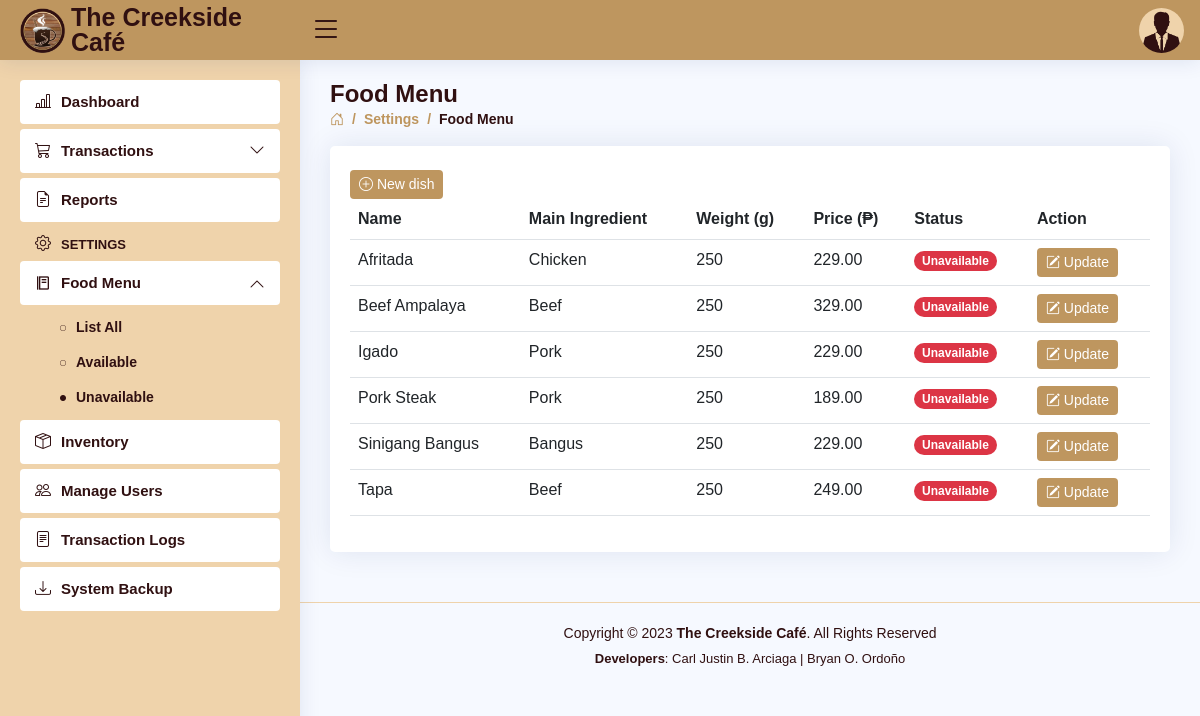
Before: /settings-foodmenu-UN.php (signed in) with the older database file.
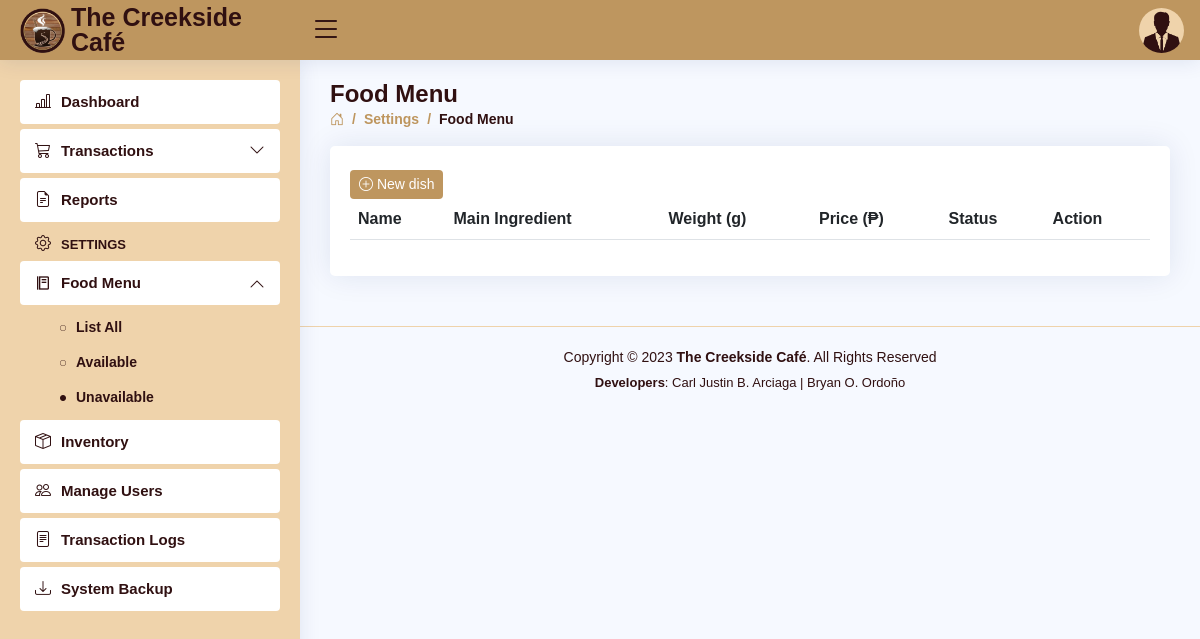
After: the same page with the newer database file.
### tables this page shows
CREATE TABLE `users` (
  `user_id` int(11) NOT NULL AUTO_INCREMENT,
  `role` varchar(5) DEFAULT NULL,
  `fname` varchar(30) DEFAULT NULL,
  `mname` varchar(30) DEFAULT NULL,
  `lname` varchar(30) DEFAULT NULL,
  `bdate` date DEFAULT NULL,
  `sex` varchar(6) DEFAULT NULL,
  `province` varchar(15) DEFAULT NULL,
  `municipality` varchar(30) DEFAULT NULL,
  `barangay` varchar(30) DEFAULT NULL,
  `contact_no` varchar(11) DEFAULT NULL,
  `email` varchar(50) DEFAULT NULL,
  `username` varchar(50) DEFAULT NULL,
  `password` varchar(50) DEFAULT NULL,
  PRIMARY KEY (`user_id`)
);

CREATE TABLE `dishes` (
  `dish_id` int(2) NOT NULL AUTO_INCREMENT,
  `dish_name` varchar(30) DEFAULT NULL,
  `main_` varchar(15) DEFAULT NULL,
  `weight` int(4) DEFAULT NULL,
  `price` decimal(10,2) DEFAULT NULL,
  `status` varchar(11) DEFAULT NULL,
  PRIMARY KEY (`dish_id`)
);

### settings-foodmenu-UN.php (the view, shortened to what this page needs)
<!DOCTYPE html>
<html lang="en">
<head>
  <?php
  include 'includes/links.php';
  include 'includes/header.php';
  include 'includes/sidebar-UN.php';
  $role = $_SESSION['role'];
  ?>
</head>
<body>
  <main id="main" class="main">
    <div class="pagetitle">
      <h1>Food Menu</h1>
      <nav>
        <ol class="breadcrumb">
          <li class="breadcrumb-item"><a href="dashboard.php"><i class="bi bi-house-door"></i></a></li>
          <li class="breadcrumb-item">Settings</li>
          <li class="breadcrumb-item active">Food Menu</li>
        </ol>
      </nav>
    </div>
    <section class="section dish">
      <div class="card">
        <div class="card-body">
          <br>
          <?php if ($role === 'Admin') { ?>
            <button class="btn btn2 btn-sm" data-bs-toggle="modal" data-bs-target="#addDish"><i class="bi bi-plus-circle"></i> New dish</button> <?php
                                                                                                                                                } ?>
          <table class="table table-hover datatable">
            <?php if ($role === 'Admin') { ?>
              <thead>
                <tr>
                  <th scope="col">Name</th>
                  <th scope="col">Main Ingredient</th>
                  <th scope="col">Weight (g)</th>
                  <th scope="col">Price (₱)</th>
                  <th scope="col">Status</th>
                  <th scope="col">Action</th>
                </tr>
              </thead> <?php
                      } ?>
            <tbody>
              <?php
              include 'connection.php';
              $query = "SELECT * FROM dishes WHERE status = 'Unavailable' ORDER BY dish_name ASC";
              $result = $con->query($query);
              if ($result) {
                while ($row = $result->fetch_assoc()) {
                  $id = $row['dish_id'];
                  $name = $row['dish_name'];
                  $main_ = $row['main_'];
                  $weight = $row['weight'];
                  $price = $row['price'];
                  $status = $row['status']; ?>
                  <tr>
                    <td><a style="text-transform: capitalize;"><?php echo $name ?></a></td>
                    <td><?php echo $main_ ?></td>
                    <td><?php echo $weight ?></td>
                    <td><?php echo $price ?></td>
                    <?php if ($status === 'Available') { ?>
                      <td>
                        <font class="badge bg-success rounded-pill"><b><?php echo $status ?></b></font>
                      </td> <?php
                          } elseif ($status === 'Unavailable') { ?>
                      <td>
                        <font class="badge bg-danger rounded-pill"><b><?php echo $status ?></b></font>
                      </td> <?php
                          } ?>
                    <?php if ($role === 'Admin') { ?>
                      <td>
                        <button class="btn btn2 btn-sm" data-bs-toggle="modal" data-bs-target="#updateDish-<?php echo $id ?>"><i class="bi bi-pencil-square"></i> Update</button>
                      </td> <?php
                          } ?>
                  </tr>
              <?php }
              } ?>
            </tbody>
          </table>
        </div>
      </div>
    </section>
  </main>
  <?php include 'includes/footer.php'; ?>
</body>
</html>

### includes/header.php (shortened to what this page needs)
<header id="header" class="header fixed-top d-flex align-items-center">
  <div class="d-flex align-items-center justify-content-between">
    <a href="dashboard.php" class="logo d-flex align-items-center">
      <img src="assets/img/creekside.png" alt="">
      <span class="d-none d-lg-block">The Creekside Café</span>
    </a>
    <i class="bi bi-list toggle-sidebar-btn"></i>
  </div>
  <nav class="header-nav ms-auto">
  <?php
      include 'connection.php';
      $username = $_SESSION['username'];
      $query = "SELECT * FROM users WHERE username = '$username'";
      $result = $con->query($query);
      if ($result) {
        while ($row = $result->fetch_assoc()) {
          $sex = $row['sex'];
          ?>
    <ul class="d-flex align-items-center">
      <li class="nav-item dropdown pe-3">
        <a class="nav-link nav-profile d-flex align-items-center pe-0" href="#" data-bs-toggle="dropdown">
          <?php
            if ($sex === 'Male') {
                echo '<img src="assets/img/Male.png" alt="Profile" class="rounded-circle">';
            } elseif ($sex === 'Female') {
                echo '<img src="assets/img/Female.png" alt="Profile" class="rounded-circle">';
            }
          ?>
        </a>
  <?php
        }
      }
  ?>
      </li>
    </ul>
  </nav>
</header>

Changed rows visible on the page:
no longer on this page (row edited): dishes: dish_name "Afritada", main_ "Chicken", weight "250", price "229.00", status "Unavailable"
no longer on this page (row edited): dishes: dish_name "Beef Ampalaya", main_ "Beef", weight "250", price "329.00", status "Unavailable"
no longer on this page (row edited): dishes: dish_name "Igado", main_ "Pork", weight "250", price "229.00", status "Unavailable"
no longer on this page (row edited): dishes: dish_name "Pork Steak", main_ "Pork", weight "250", price "189.00", status "Unavailable"
no longer on this page (row edited): dishes: dish_name "Sinigang Bangus", main_ "Bangus", weight "250", price "229.00", status "Unavailable"
no longer on this page (row edited): dishes: dish_name "Tapa", main_ "Beef", weight "250", price "249.00", status "Unavailable"
